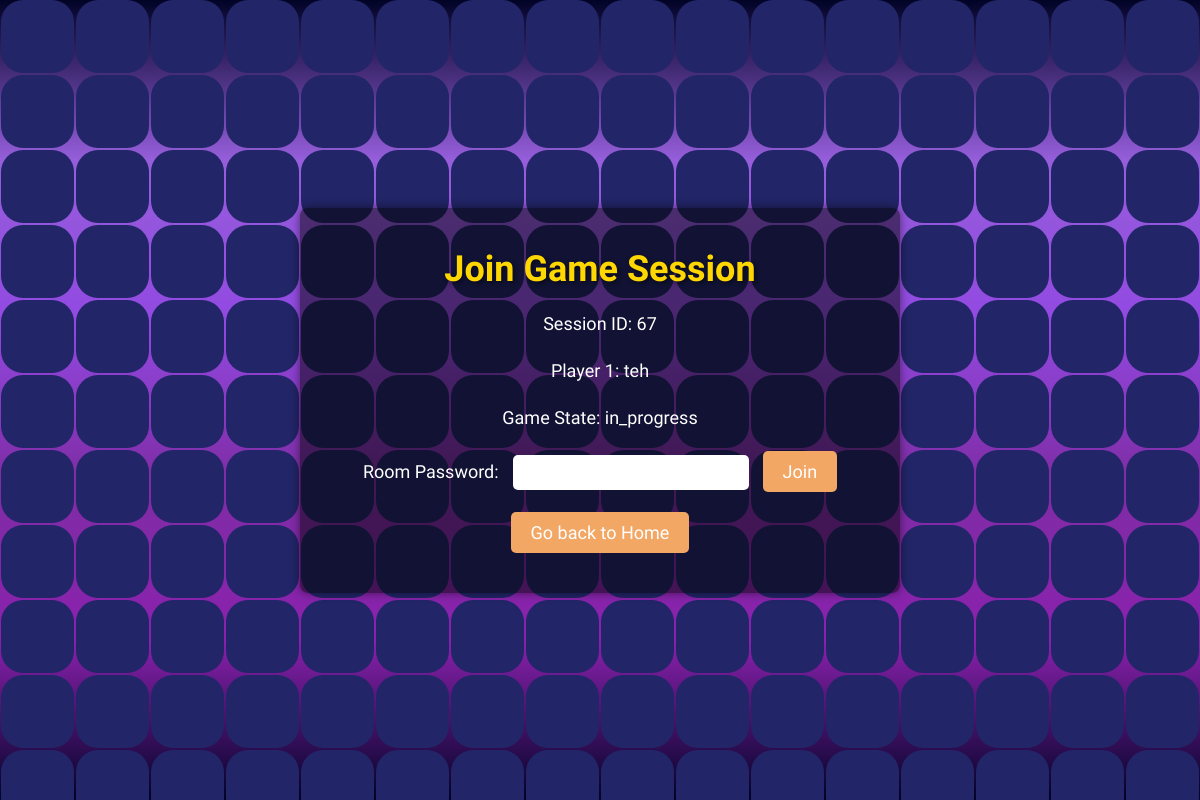
Page /joingamesession.php?session_id=67 on the committed database.
### tables this page shows
CREATE TABLE IF NOT EXISTS `game_sessions` (
  `session_id` int NOT NULL AUTO_INCREMENT,
  `player1_id` int NOT NULL,
  `player2_id` int DEFAULT NULL,
  `game_state` enum('in_progress','completed','','') NOT NULL,
  `roompassword` int NOT NULL,
  `player1_timetaken` time DEFAULT NULL,
  `player2_timetaken` time DEFAULT NULL,
  `player1_correct_answers` int DEFAULT NULL,
  `player2_correct_answers` int DEFAULT NULL,
  `player1_pvpEXP` int DEFAULT NULL,
  `player2_pvpEXP` int DEFAULT NULL,
  PRIMARY KEY (`session_id`),
  KEY `game_sessions_ibfk_1` (`player1_id`),
  KEY `game_sessions_ibfk_2` (`player2_id`)
);

CREATE TABLE IF NOT EXISTS `user` (
  `user_id` int NOT NULL AUTO_INCREMENT,
  `user_name` varchar(255) NOT NULL,
  `user_password` char(50) NOT NULL,
  `user_email` varchar(255) NOT NULL,
  `user_role` varchar(50) NOT NULL,
  `user_gender` varchar(255) NOT NULL,
  `OTP` char(6) NOT NULL,
  PRIMARY KEY (`user_id`)
);

### joingamesession.php (the view, shortened to what this page needs)
<?php
$servername = "localhost";
$username = "root";
$password = "";
$dbname = "gimkit";
$conn = new mysqli($servername, $username, $password, $dbname);
if (isset($_GET['session_id'])) {
    $session_id = $_GET['session_id'];
    $sql = "SELECT gs.session_id, gs.player1_id, gs.game_state, gs.roompassword, u.user_name as player1_name
            FROM game_sessions gs
            JOIN user u ON gs.player1_id = u.user_id
            WHERE gs.session_id = ?";
    $stmt = $conn->prepare($sql);
    $stmt->bind_param("i", $session_id);
    $stmt->execute();
    $result = $stmt->get_result();
    if ($result->num_rows === 1) {
        $session = $result->fetch_assoc();
    } else {
        echo '<script>alert("Session not found."); window.location.href = "pvpRooms.php";</script>';
        exit;
    }
} else {
    echo '<script>alert("Invalid session ID."); window.location.href = "pvpRooms.php";</script>';
    exit;
}
?>
<!DOCTYPE html>
<html lang="en">
<head>
</head>
<body>
    <section>
        <?php for ($i = 0; $i < 100; $i++) {
            echo "<span></span>";
            echo "<span></span>";
            echo "<span></span>";
            echo "<span></span>";
            echo "<span></span>";
            echo "<span></span>";
            echo "<span></span>";
            echo "<span></span>";
            echo "<span></span>";
            echo "<span></span>";
        } ?>
    </section>
    <div class="container">
        <h2>Join Game Session</h2>
        <p>Session ID: <?php echo $session['session_id']; ?></p>
        <p>Player 1: <?php echo $session['player1_name']; ?></p>
        <p>Game State: <?php echo $session['game_state']; ?></p>
        <?php if ($session['roompassword'] > 0): ?>
            <form method="post">
                <label for="roompassword">Room Password:</label>
                <input type="password" name="roompassword" required>
                <button type="submit">Join</button>
            </form>
        <?php else: ?>
            <p>No room password required.</p>
            <button onclick="window.location.href='beforepvp.php?session_id=<?php echo $session['session_id']; ?>'">Join</button>
        <?php endif; ?>
        <button class="btn" onclick="window.location.href='home.php'">Go back to Home</button>
    </div>
</body>
</html>

### joingamesession.php (style rules this page uses)
* { margin: 0; padding: 0; box-sizing: border-box; font-family: 'Bagel Fat One', sans-serif; cursor: url('../images/icons8-cursor-100.png'), auto; }
body { display: flex; justify-content: center; align-items: center; min-height: 100vh; background: #010326; color: #fff; }
.container { position: relative; z-index: 10; width: 80%; max-width: 600px; padding: 40px; background-color: rgba(2, 2, 2, 0.5); border-radius: 8px; box-shadow: 0 0 10px rgba(0, 0, 0, 0.5); text-align: center; }
h2 { font-size: 36px; margin-bottom: 20px; color: gold; text-shadow: 2px 2px 4px rgba(0, 0, 0, 0.5); }
p { font-size: 18px; line-height: 1.5; margin-bottom: 20px; }
form { margin-bottom: 20px; }
label { font-size: 18px; margin-right: 10px; }
input[type="password"] { padding: 8px; font-size: 16px; border-radius: 5px; border: none; margin-right: 10px; }
button, .btn { background-color: #F2A765; color: white; padding: 10px 20px; border: none; border-radius: 5px; cursor: pointer; font-size: 18px; transition: opacity 0.3s ease; text-decoration: none; display: inline-block; }
section { position: fixed; width: 100vw; height: 100vh; display: flex; justify-content: center; align-items: center; gap: 2px; flex-wrap: wrap; overflow: hidden; z-index: 1; }
section::before { content: ''; position: absolute; width: 100%; height: 100%; background: linear-gradient(#010326, #965edb, #9249e1, rgb(127, 45, 165), rgb(138, 33, 173), #010326); animation: animate 10s linear infinite; }
section span { position: relative; display: block; width: calc(6.25vw - 2px); height: calc(6.25vw - 2px); border-radius: 30%; background: #222567; z-index: 2; transition: 1.3s; }

### rows in the picture
game_sessions: session_id "67", player1.user_name "teh", game_state "in_progress"
